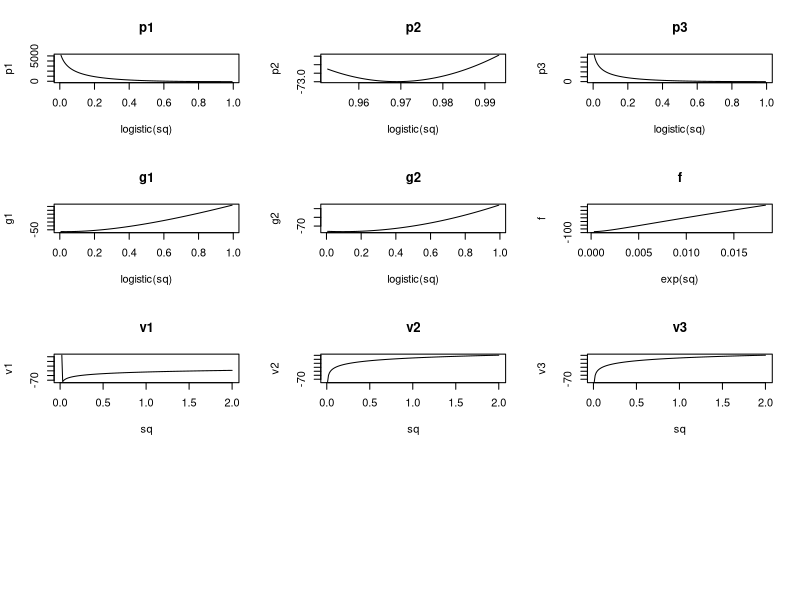

Recreate this plot in R. (Note: this script raises an error after producing the figure.)
library(MASS)
#library(bbmle)
#library(optimx)
#source("plot-profmle.r")
#source("temporais-simula.R")
temp <- read.csv("temporais.csv", sep=",", header=TRUE)
n <- function(t) temp[temp$time==t,3]
m <- function (t) log(n(t))

logistic <- function (p) exp(p)/(1+exp(p))
logit <- function (p) log(p) - log(1-p)

nLL = function(v1=0.03, v2=0.01, v3=0.01, c12=-0.013, c13=-0.014, c23=0.009, p1=2.67, g1=-2.67, p2=3.41, g2=-1.42, p3=3.79, f=-7.93) {
	p1 <- exp(p1)/(1+exp(p1))
	p2 <- exp(p2)/(1+exp(p2))
	p3 <- exp(p3)/(1+exp(p3))
	g1 <- exp(g1)/(1+exp(g1))
	g2 <- exp(g2)/(1+exp(g2))
	f <- exp(f)
	hm <- function (t) log(c(p1*n(t)[1]+f*n(t)[3], g1*n(t)[1]+p2*n(t)[2], g2*n(t)[2] + p3*n(t)[3]))
	Sigma = matrix(c(v1, c12, c13, c12, v2, c23, c13, c23, v3), nrow=3)
	total = 0
	for (i in 1:max(temp$time)) total = total + (m(i) - hm(i)) %*% ginv(Sigma) %*% (m(i) - hm(i))
	return(as.numeric(max(temp$time)*log(det(Sigma)) + total))
}
print(nLL())

#model <- mle2(nLL, optimizer="optimx",
#			  start=list(p1=logit(0.3), g1=logit(0.3), f=log(1.5), g2=logit(0.4), p2=logit(0.4), p3=logit(0.6)),
#			  	   fixed=list(v1=0.1,v2=0.1,v3=0.1,
#							  c12=0,c13=0,c23=0
#							  ))
#model
#plot.profmle(profile(model))
inc=0.01
vnLL <- Vectorize(nLL)
par(mfrow=c(4,3))
sq = seq(-5,5,by=inc)
p1 = vnLL(p1=sq)
print(sq[which(p1==min(p1))])
plot(logistic(sq), p1, type='l', main="p1")
sq = seq(3,5,by=inc)
p2 = vnLL(p2=sq)
print(sq[which(p2==min(p2))])
plot(logistic(sq), p2, type='l', main="p2")
sq = seq(-5,5,by=inc)
p3 = vnLL(p3=sq)
print(sq[which(p3==min(p3))])
plot(logistic(sq), p3, type='l', main="p3")
sq = seq(-5,5,by=inc)
g1 = vnLL(g1=sq)
print(sq[which(g1==min(g1))])
plot(logistic(sq), g1, type='l', main="g1")
sq = seq(-5,5,by=inc)
g2 = vnLL(g2=sq)
print(sq[which(g2==min(g2))])
plot(logistic(sq), g2, type='l', main="g2")
sq = seq(-8,-4, by=inc)
f = vnLL(f=sq)
print(sq[which(f==min(f))])
plot(exp(sq), f, type='l', main="f")
sq = seq(inc,2, by=inc)
v1 = vnLL(v1=sq)
print(sq[which(v1==min(v1[!is.nan(v1)]))])
plot(sq, v1, type='l', main="v1")
v2 = vnLL(v2=sq)
print(sq[which(v2==min(v2))])
plot(sq, v2, type='l', main="v2")
v3 = vnLL(v3=sq)
print(sq[which(v3==min(v3))])
plot(sq, v3, type='l', main="v3")
sq = seq(0,60, by=inc)/1000
c12 = vnLL(c12=sq)
print(sq[which(c12==min(c12[!is.nan(c12)]))])
plot(sq, c12, type='l', main="c12")
c13 = vnLL(c13=sq)
print(sq[which(c13==min(c13[!is.nan(c13)]))])
plot(sq, c13, type='l', main="c13")
c23 = vnLL(c23=sq)
print(sq[which(c23==min(c23[!is.nan(c23)]))])
plot(sq, c23, type='l', main="c23")

# Simulando a populacao
p1=logistic(2.67); g1=logistic(-2.67); p2=logistic(3.41); g2=logistic(-3.42); p3=logistic(3.79); f=exp(-7.93);
m <- matrix( c(p1, 0, f, g1, p2, 0, 0, g2, p3), nrow=3, byrow=T)
n0 = temp[temp$time==0,3]
simul <- data.frame(time=c(0,0,0), stage=c(1,2,3), density=n0)
for (i in 1:5) {
	n0 = m%*%n0
	simul <- rbind(simul, c(i, 1, n0[1]))
	simul <- rbind(simul, c(i, 2, n0[2]))
	simul <- rbind(simul, c(i, 3, n0[3]))
}

plot(temp[temp$stage==1,3], lty=1, lwd=2, type='l', ylim=c(0, 170))
points(temp[temp$stage==2,3], lty=1, lwd=2, type='l', col='red')
points(temp[temp$stage==3,3], lty=1, lwd=2, type='l', col='green')
points(simul[simul$stage==1,3], lty=3, type='l')
points(simul[simul$stage==2,3], lty=3, type='l', col='red')
points(simul[simul$stage==3,3], lty=3, type='l', col='green')
